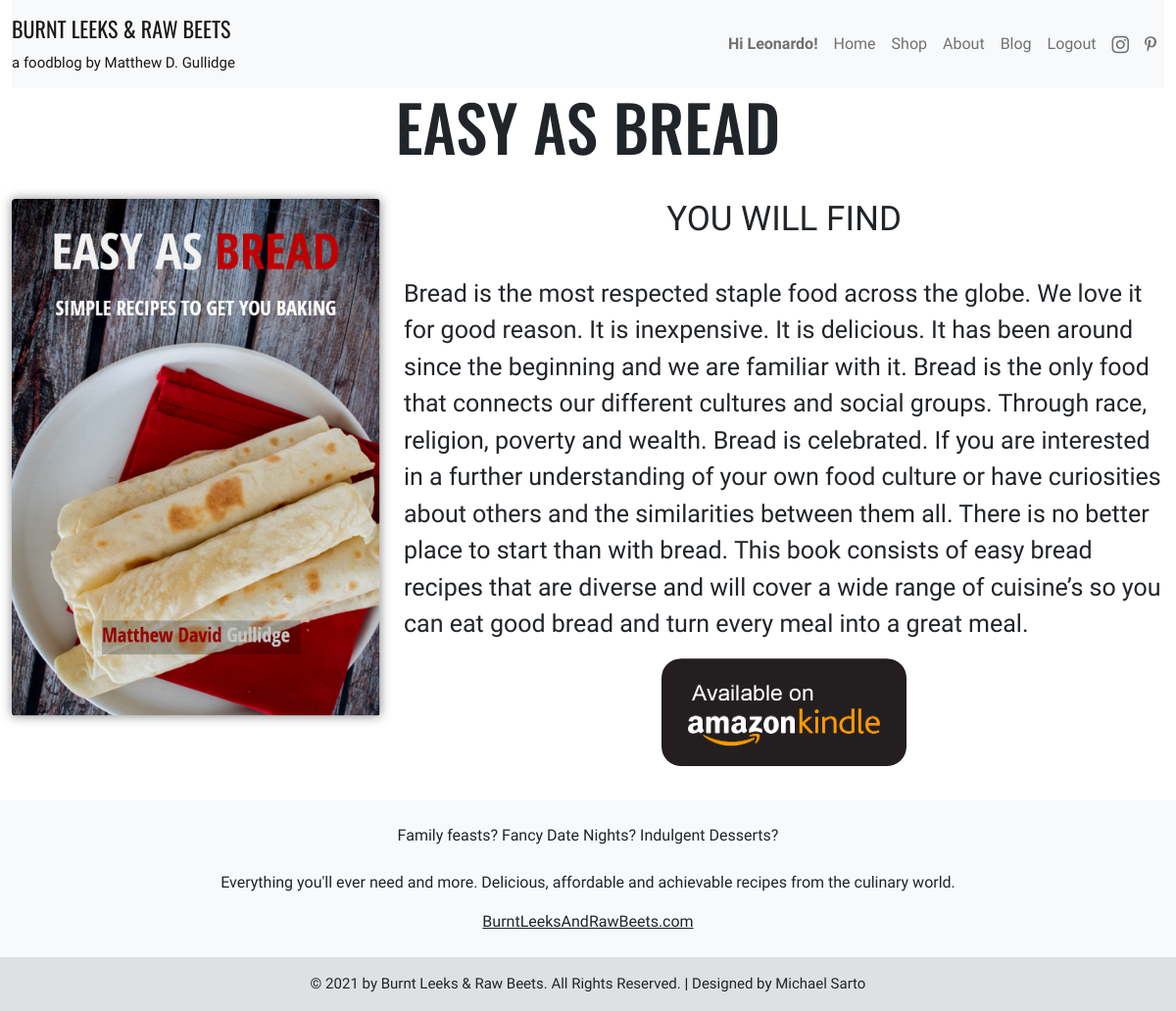
The app's page /product.php?item=1 (signed in) with its own data.
### tables this page shows
CREATE TABLE `products` (
  `IdProduct` int(11) NOT NULL,
  `Title` varchar(255) NOT NULL,
  `Link` varchar(255) NOT NULL,
  `Description` text NOT NULL,
  `IdImage` int(11) NOT NULL
);

CREATE TABLE `images` (
  `IdImage` int(11) NOT NULL,
  `Path` varchar(255) NOT NULL
);

### DBHandler.php (called while the page is built, shortened)
<?php
class DBHandler
{
    private $db;
    public function getInstance()
    {
        return $this->db;
    }
    private function connect_database()
    {
        try {
            $connection_string = 'mysql:host=localhost;dbname=foodblog;charset=utf8';
            $connection_array = array(
                PDO::ATTR_ERRMODE => PDO::ERRMODE_EXCEPTION,
                PDO::ATTR_DEFAULT_FETCH_MODE => PDO::FETCH_ASSOC
            );
            $this->db = new PDO($connection_string, USER, PASSWORD, $connection_array);
        } catch (PDOException $e) {
            $this->db = null;
        }
    }
}

### DBHandlerObject.php (called while the page is built, shortened)
<?php
$dbh = new DBHandler();

### product.php (the view, shortened to what this page needs)
<!DOCTYPE html>
<html lang="en">
<head>
    <?php
    require_once("header.php");
    ?>
</head>
<body>
    <div class="container-fluid ">
        <?php
        if (isset($_GET['item']) && is_numeric($_GET['item'])) {
            $stmt = $dbh->getInstance()->prepare("SELECT `IdProduct`,`Title`,`Link`,`Description`,images.Path FROM `products` INNER JOIN images on images.IdImage=products.IdImage WHERE IdProduct=:idProduct ");
            $stmt->bindParam(':idProduct', $_GET['item']);
            $stmt->execute();
            $row = $stmt->fetch();
        } else {
            header('Location: shop.php');
        }
        require_once("navbar.php");
        ?>
        <header class="text-center logo">
            <h1 style="font-size: 65px"><?php echo strtoupper(htmlentities($row['Title'])); ?></h1>
        </header>
        <div class="row" style="margin-bottom:3%">
            <div class="col-12 col-sm-12 col-lg-4 col-md-6 d-flex justify-content-center">
                <a href="<?php echo $row['Link'] ?>" class="box rounded">
                    <?php echo ' <img src="' . $row['Path'] . '" class="img-fluid rounded" alt="' .$row['Title'] . '" style="margin-botom:3%;  box-shadow: 0 0 11px rgba(33, 33, 33, 0.534);">'  ?>
                </a>
            </div>
            <div class="col-12 col-sm-12 col-lg-8 col-md-6 d-flex justify-content-center">
                <h4 style="font-size: 35px" class="navbar-font position-absolute" style="margin-top:10%">YOU WILL FIND</h4>
                <div class="position-relative" style="margin-top:10%;">
                    <p class="navbar-font" style="font-size:25px"><?php echo  $row['Description'] ?> </p>
                    <div class="d-flex justify-content-center">
                        <a href="<?php echo $row['Link'] ?>" ><img src="Images/amazon-kindle-logo_16.png" class="box" style="border-radius: 20px; width: 250px; height: 110px; background-color:none"></a>
                    </div>
                </div>
            </div>
        </div>
    </div>
    <?php require_once("footer.php"); ?>
</body>
</html>

### style.css (style rules this page uses)
.logo { font-family: 'Oswald', sans-serif; font-size: 22px; }
.navbar-font { font-family: 'Lexend', sans-serif !important; }
.box { transition: box-shadow .3s; }

### records on screen
products: Title "EASY AS BREAD", IdImage.Path (picture), Description "Bread is the most respected staple food across the globe. We love it for good reason. It is inexpensive. It is delicious. It has been around since the beginning and we are familiar with it. Bread is the only food that connects our different cultures and social groups. Through race, religion, poverty and wealth. Bread is celebrated. If you are interested in a further understanding of your own food culture or have curiosities about others and the similarities between them all. There is no better place to start than with bread. This book consists of easy bread recipes that are diverse and will cover a wide range of cuisine’s so you can eat good bread and turn every meal into a great meal."

### other values on screen
$_SESSION['Name'] "Leonardo"
